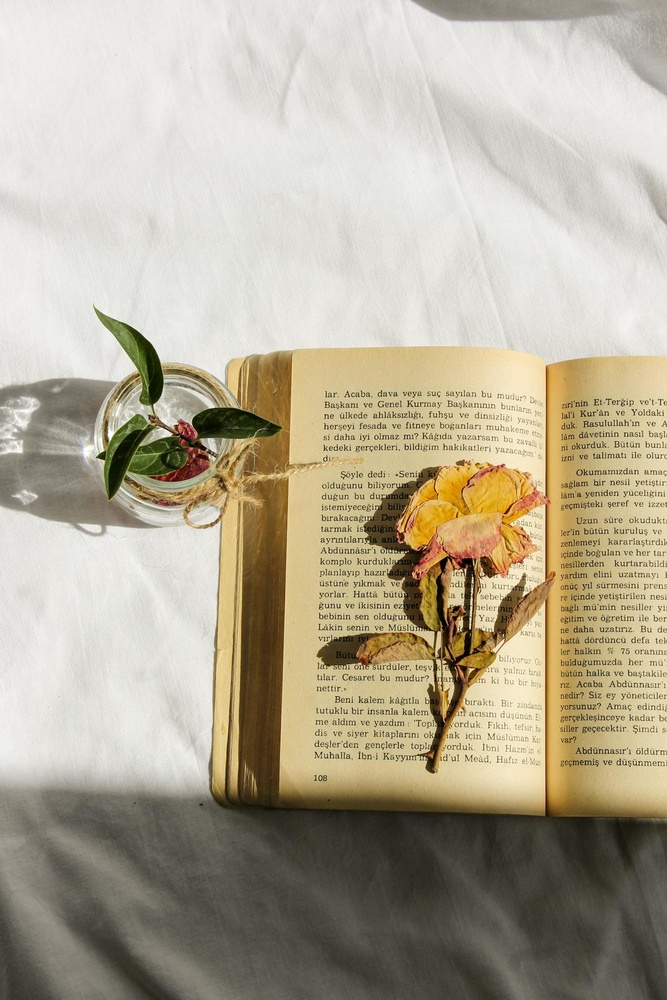
#> input picture python-implementation/Week_05/Inputs/210436E_SrcImage.jpg, 667 x 1000 px, shrunk from 1280 x 1920 before the run; its folder holds only this picture in this run
$ python 210436E_Code.py
#> lines starting #> are read from the running program, lines starting #| are printed output that depends on the picture
#!/usr/bin/env python3

import cv2
import numpy as np
import matplotlib.pyplot as plt
import os,sys

INDEX = "210436E"
CURRENT_DIR = os.getcwd()
IMAGE_URL = CURRENT_DIR + f'/Inputs/{INDEX}_SrcImage.jpg'
OUTPUT = CURRENT_DIR + '/Outputs'
GREYSCALE_IMAGE_URL = OUTPUT + f'/{INDEX}_OPImage_{1}.jpg'
PLOT_OUTPUT = OUTPUT + f'/{INDEX}_SubPlot.jpg'

def get_negative_image(src_image:np.ndarray)->np.ndarray:
    return 255 - src_image

def increase_brigtness(src_image:np.ndarray,percentage:float)->np.ndarray:
    if percentage > 1:
        percentage = percentage/100
    percentage += 1
    return np.clip(src_image*percentage,0,255).astype(np.uint8)

def reduce_contrast(src_image: np.ndarray, low: int, high: int) -> np.ndarray:
    normalized_image = (src_image - np.min(src_image)) / (np.max(src_image) - np.min(src_image))
    scaled_image = normalized_image * (high - low) + low
    return np.clip(scaled_image, low, high).astype(np.uint8)

def reduce_grey_depth(src_image:np.ndarray,new_grey_depth)->np.ndarray:
    factor = 256//(2**new_grey_depth)
    return (src_image//factor)

def vertical_mirror(src_image:np.ndarray)->np.ndarray:
    return np.array([arr[::-1] for arr in src_image])

try:
    image = cv2.imread(IMAGE_URL,cv2.IMREAD_GRAYSCALE)
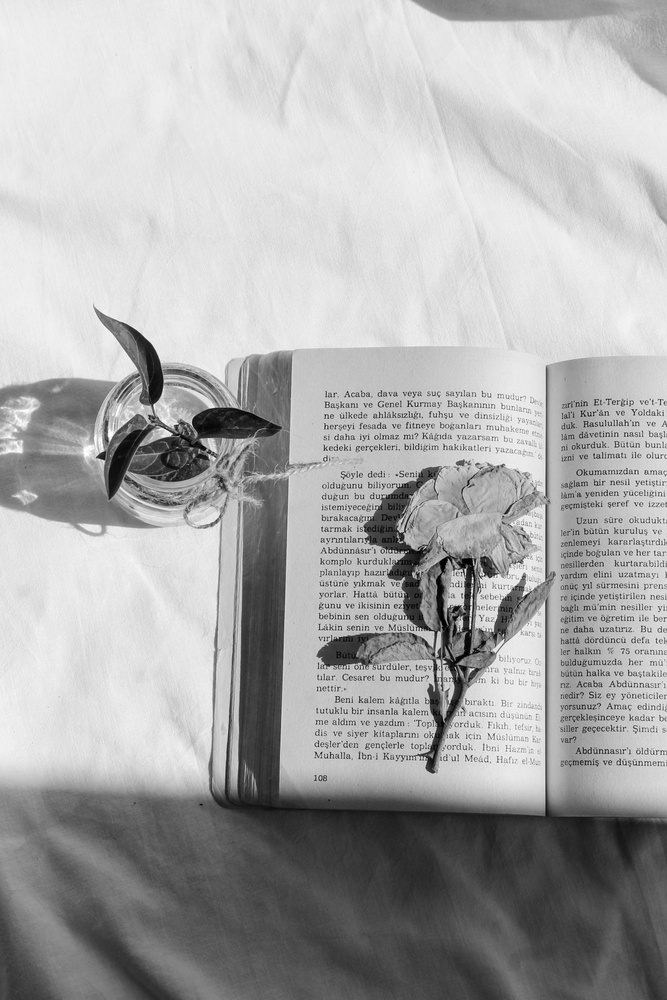
#> image: shape (1000, 667); min 0, max 255, mean 171.8
except:
    print("Error in loading Image")
    sys.exit()

try :
    cv2.imwrite(GREYSCALE_IMAGE_URL,image)
except:
    print("Error in Saving File")
    sys.exit()

neg_image = get_negative_image(image)
#> in get_negative_image, `return 255 - src_image`:
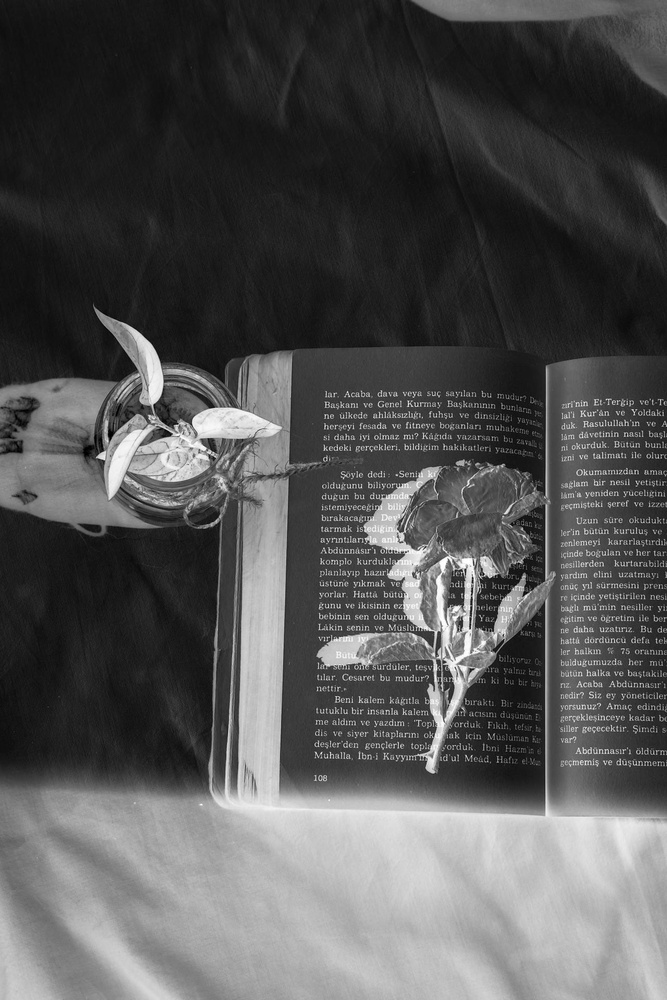
#> returned value: shape (1000, 667); min 0, max 255, mean 83.2
bright_image = increase_brigtness(image,20)
#> in increase_brigtness, `return np.clip(src_image*percentage,0,255).astype(np.uint8)`:
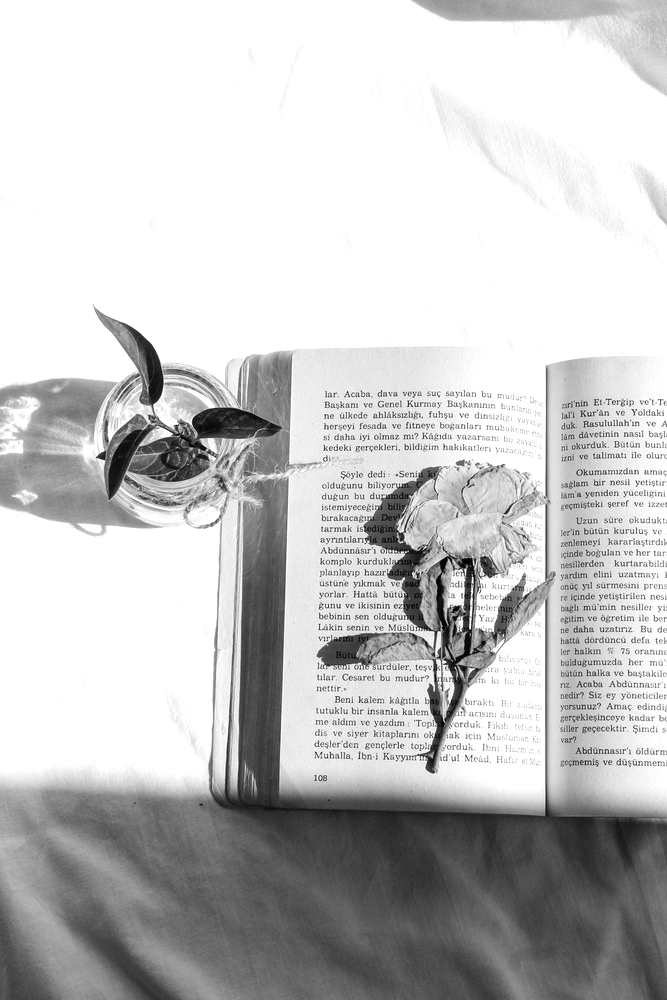
#> returned value: shape (1000, 667); min 0, max 255, mean 197.9
contrast_image = reduce_contrast(image,125,175)
#> in reduce_contrast, `scaled_image = normalized_image * (high - low) + low`:
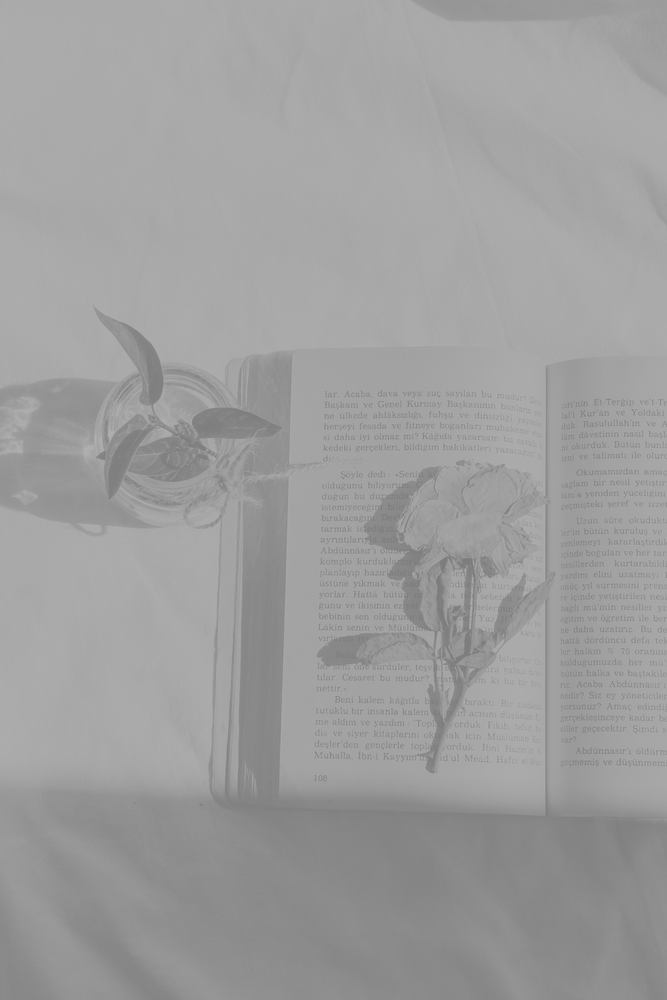
#> scaled_image: shape (1000, 667) float64; min 125, max 175, mean 158.7
grey_depth_reduced_image = reduce_grey_depth(image,2)
#> in reduce_grey_depth, `return (src_image//factor)`:
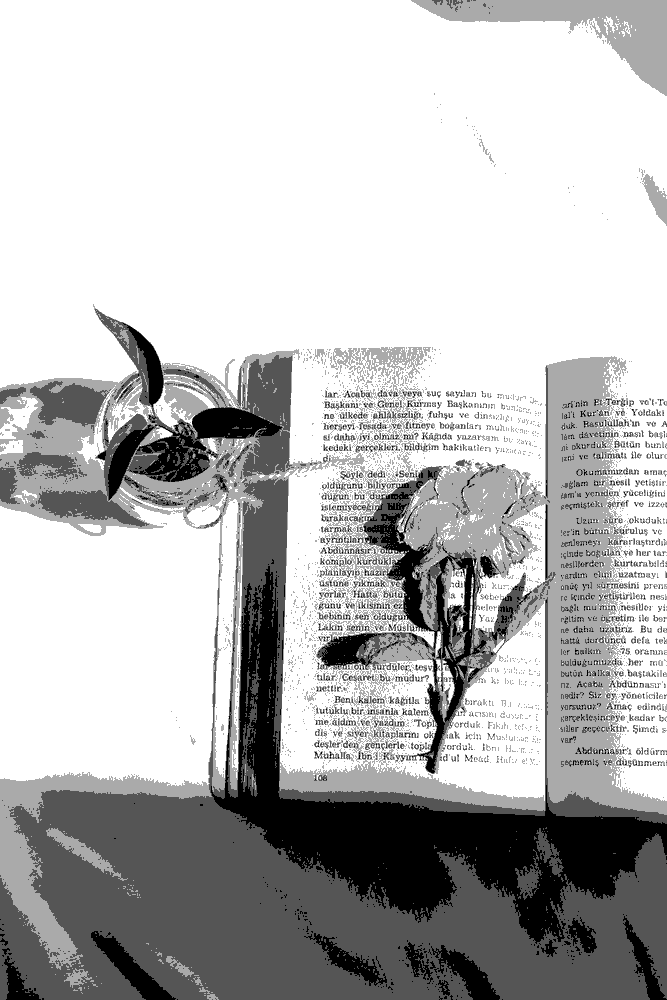
#> returned value: shape (1000, 667); min 0, max 3, mean 2.18; drawn with min black and max white
flipped_image = vertical_mirror(image)
#> in vertical_mirror, `return np.array([arr[::-1] for arr in src_image])`:
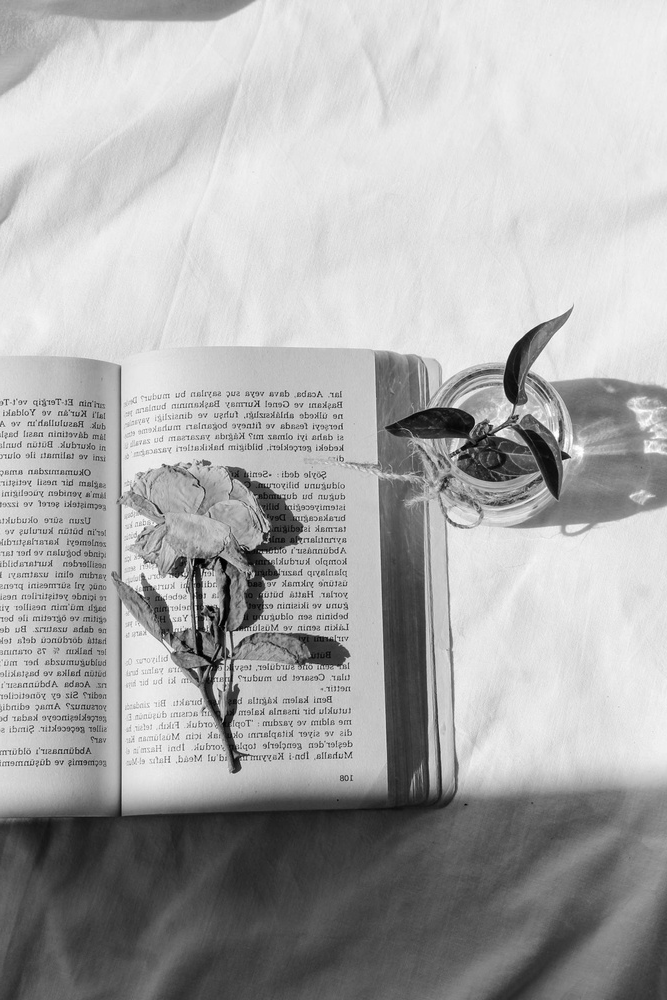
#> returned value: shape (1000, 667); min 0, max 255, mean 171.8

plt.subplot(2, 3, 1)
plt.title("Original Image")
plt.imshow(image, cmap='gray')

plt.subplot(2, 3, 2)
plt.title("Negative Image")
plt.imshow(neg_image, cmap='gray')

plt.subplot(2, 3, 3)
plt.title("Bright Image")
plt.imshow(bright_image, cmap='gray')

plt.subplot(2, 3, 4)
plt.title("Contrasted Image")
plt.imshow(contrast_image, cmap='gray')

plt.subplot(2, 3, 5)
plt.title("Reduced Grey Image")
plt.imshow(grey_depth_reduced_image*16, cmap='gray')

plt.subplot(2, 3, 6)
plt.title("Flipped Image")
plt.imshow(flipped_image, cmap='gray')

plt.savefig(PLOT_OUTPUT, pad_inches=1)
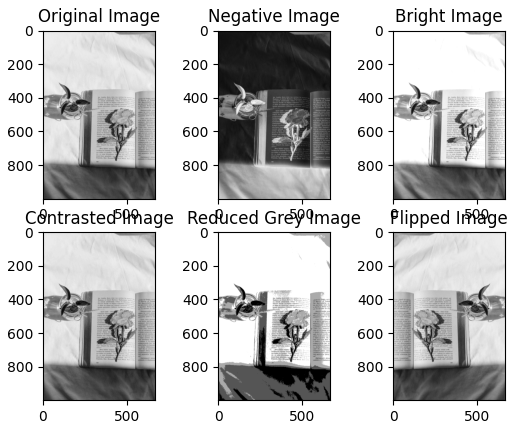
#> figure drawn by matplotlib, 6 panels

plt.show()
